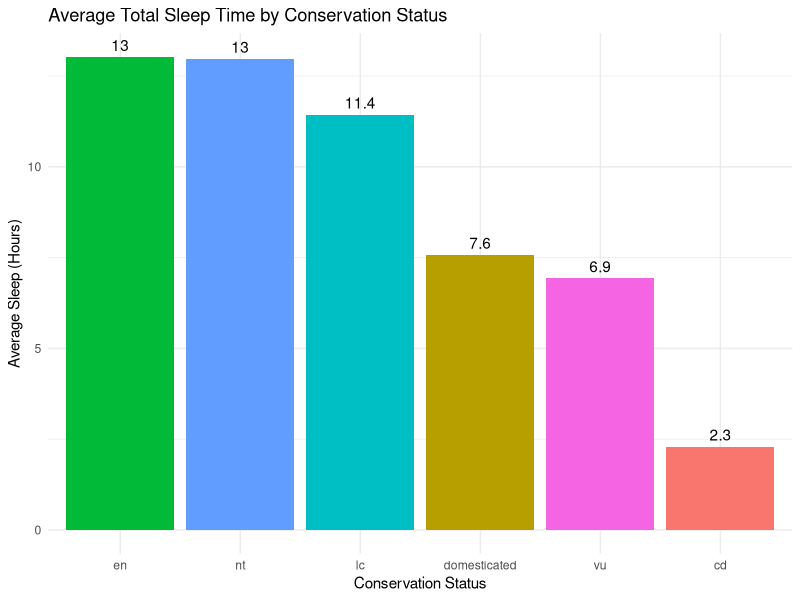
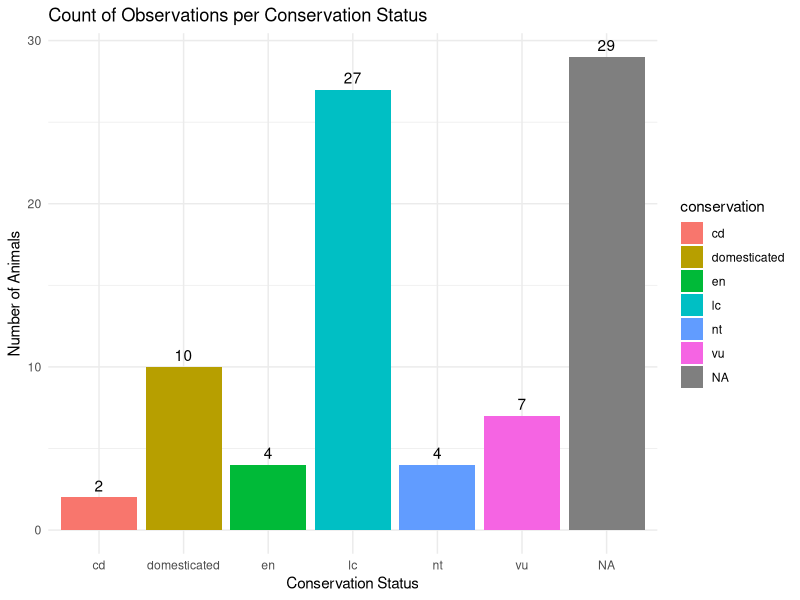
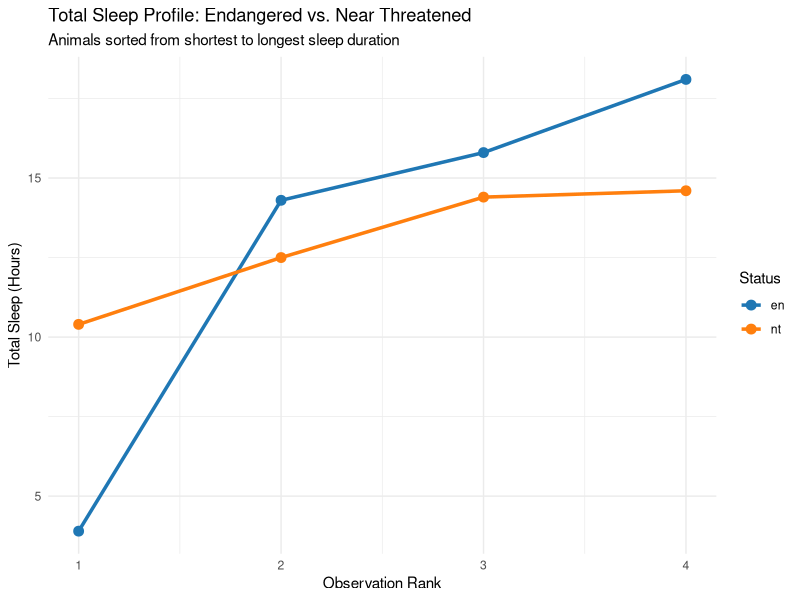

Write R code to recreate these figures, in order.
## ---- chunk 1
#| message: false
#| warning: false
library(tidyverse)

# Cleaning and transforming the mammal sleep data
herbivore_sleep <- msleep %>%
  filter(vore == "herbi") %>%
  mutate(awake_time = 24 - sleep_total) %>%
  select(name, sleep_total, awake_time, brainwt) %>%
  arrange(desc(sleep_total))
  
# Display the first few rows
knitr::kable(head(herbivore_sleep), caption = "Top Sleeping Herbivores")
## ---- chunk 2
#| message: false
#| warning: false
library(tidyverse)

# Use ggplot2::msleep to ensure R always sees it as the dataset
ggplot2::msleep %>%
  dplyr::select(where(is.numeric)) %>%
  purrr::map_df(~mean(.x, na.rm = TRUE)) %>%
  knitr::kable(caption = "Dataset Averages using purrr")
## ---- chunk 3
print(msleep)
## ---- chunk 4
colnames(msleep)
## ---- chunk 5
for (i in 2:5) {
  col_name <- colnames(msleep)[i]
  unique_vals <- unique(msleep[[i]])
  
  cat("Unique values in column", col_name, ":\n")
  print(unique_vals)
  cat("---------------------------\n")
}
## ---- chunk 6
# Filer NAs and calculate means
sleep_summary <- msleep %>%
  filter(!is.na(conservation)) %>%
  group_by(conservation) %>%
  summarise(avg_sleep = mean(sleep_total)) %>%
  arrange(desc(avg_sleep))

# Create plot
ggplot(sleep_summary, aes(x = reorder(conservation, -avg_sleep), y = avg_sleep, fill = conservation)) +
  geom_col() +
  geom_text(aes(label = round(avg_sleep, 1)), vjust = -0.5) + # Add labels on top
  labs(title = "Average Total Sleep Time by Conservation Status",
       x = "Conservation Status",
       y = "Average Sleep (Hours)") +
  theme_minimal() +
  guides(fill = "none")
## ---- chunk 7
#
msleep_counts <- msleep %>%
  count(conservation) %>%
  arrange(desc(n))

print(msleep_counts)
## ---- chunk 8
ggplot(msleep, aes(x = conservation, fill = conservation)) +
  geom_bar() +
  geom_text(stat='count', aes(label=after_stat(count)), vjust=-0.5) + # Adds the count labels
  theme_minimal() +
  labs(title = "Count of Observations per Conservation Status",
       x = "Conservation Status",
       y = "Number of Animals")
## ---- chunk 9
 
line_plot_data <- msleep %>%
  filter(conservation %in% c("en", "nt")) %>%
  arrange(conservation, sleep_total) %>%
  group_by(conservation) %>%
  mutate(obs_id = row_number())
print(line_plot_data[,c(1,5)])

ggplot(line_plot_data, aes(x = obs_id, y = sleep_total, color = conservation)) +
  geom_line(linewidth = 1.2) +
  geom_point(size = 3) +
  labs(title = "Total Sleep Profile: Endangered vs. Near Threatened",
       subtitle = "Animals sorted from shortest to longest sleep duration",
       x = "Observation Rank",
       y = "Total Sleep (Hours)",
       color = "Status") +
  theme_minimal() +
  scale_color_manual(values = c("en" = "#1f77b4", "nt" = "#ff7f0e"))
